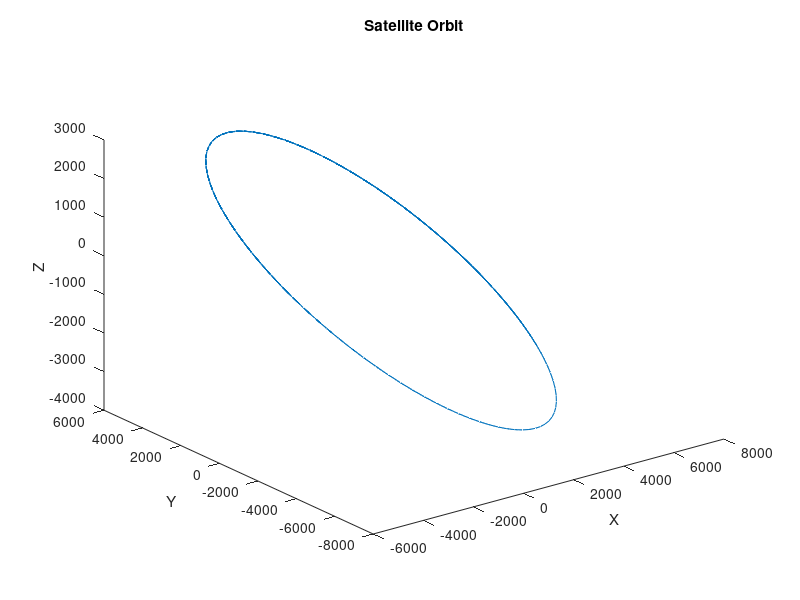
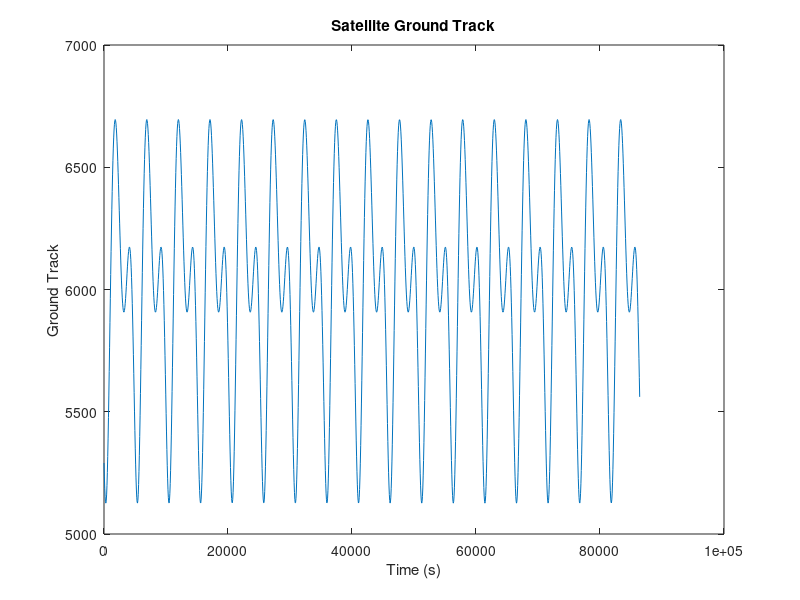

Recreate these plots in MATLAB, in order. (Note: this script raises an error after producing the figures.)
function wx1()
    % 주어진 궤도 정보
    semi_major_axis = 6400;                         % 반지름
    eccentricity = 0.0829;                          % 이심률
    inclination = deg2rad(30);                      % 경사각
    argument_of_perigee = deg2rad(60);              % 근지점의 위상
    right_ascension = deg2rad(45);                  % 승교점의 적경
    mean_anomaly = deg2rad(0);                      % 평균 근점 이각
    t_start = 0;                                    % 시작 시각
    t_end = 24 * 3600;                              % 종료 시각

    % 중력 상수
    mu = 398600.436;

    % 시간 단계
    dt = 60;

    % 시간 배열 생성
    t_array = t_start:dt:t_end;

    % 위치 배열 초기화
    position_array = zeros(3, numel(t_array));

    % 시간에 따른 위성 위치 계산
    for i = 1:numel(t_array)
        t = t_array(i);
        [position, ~] = keplerian_to_cartesian(semi_major_axis, eccentricity, inclination, argument_of_perigee, right_ascension, mean_anomaly, t);
        position_array(:, i) = position;
    end

    % 위성 궤도 그리기
    figure;
    plot3(position_array(1, :), position_array(2, :), position_array(3, :));
    xlabel('X');
    ylabel('Y');
    zlabel('Z');
    title('Satellite Orbit');

    % 지상 궤적 그리기
    figure;
    ground_track = sqrt(position_array(1, :).^2 + position_array(2, :).^2);
    plot(t_array, ground_track);
    xlabel('Time (s)');
    ylabel('Ground Track');
    title('Satellite Ground Track');
    %%position_array = zeros(3, numel(t_array));
    % skyplot 그리기
    figure;
    azi = atan2(position_array(2, :), position_array(1, :));
    ele = asin(position_array(3, :) ./ sqrt(sum(position_array.^2)));
    polarplot(azi, 90 - rad2deg(ele), '.');
    title('Satellite Skyplot');

    % sky view 그리기
        figure;
        sky_view = zeros(181, 361);
        for i = 1:numel(azi)
            az = rad2deg(azi(i));
            el = rad2deg(ele(i));
            az_idx = round(az) + 181; % 인덱스 수정
            el_idx = round(el) + 91; % 인덱스 수정
            sky_view(el_idx, az_idx) = 1;
        end
        [X, Y] = meshgrid(-180:180, -90:90);
        pcolor(X, Y, sky_view);
        shading flat;
        colormap(gray);
        colorbar;
        caxis([0 1]);
        xlabel('Azimuth (degrees)');
        ylabel('Elevation (degrees)');
        title('Sky View');

    % Calculate true anomaly
    E = 2 * atan(sqrt((1 - eccentricity) / (1 + eccentricity)) * tan(mean_anomaly / 2));

    % satellite scenario viewer 호출
    satellite_scenario_viewer(position_array, t_array, inclination, eccentricity, argument_of_perigee);
end

function [position, velocity] = keplerian_to_cartesian(semi_major_axis, eccentricity, inclination, argument_of_perigee, right_ascension, mean_anomaly, t)
    % 중력 상수
    mu = 398600.436;

    % 평균 운동 계산
    n = sqrt(mu / semi_major_axis^3);

    % 평균 운동 anomaly 계산
    M = mean_anomaly + n * t;

    % 반복적인 평균 운동 anomaly 계산
    while M < 0
        M = M + 2 * pi;
    end

    % 이심 운동 anomaly 계산
    E = kepler_equation(M, eccentricity);

    % 진근점 거리 계산
    r = semi_major_axis * (1 - eccentricity * cos(E));

    % 위경도 계산
    nu = atan2(sqrt(1 - eccentricity^2) * sin(E), cos(E) - eccentricity);

    % 위성 위치 계산
    position = [
        r * (cos(right_ascension) * cos(argument_of_perigee + nu) - sin(right_ascension) * sin(argument_of_perigee + nu) * cos(inclination));
        r * (sin(right_ascension) * cos(argument_of_perigee + nu) + cos(right_ascension) * sin(argument_of_perigee + nu) * cos(inclination));
        r * sin(argument_of_perigee + nu) * sin(inclination)
    ];

    % 위성 속도 계산
    velocity = [
        -mu * sin(argument_of_perigee + nu) / r;
        mu * (eccentricity + cos(argument_of_perigee + nu)) / r;
        0
    ];
end

function E = kepler_equation(M, eccentricity)
    E = M;                                       % 초기값 설정
    threshold = 1e-8;                            % 수렴 조건 임계값
    error = 1;                                   % 오차 초기값 설정

    % 반복적으로 이심 운동 방정식 해 구하기
    while error > threshold
        E_new = E - (E - eccentricity * sin(E) - M) / (1 - eccentricity ...
            * cos(E));
        error = abs(E_new - E);
        E = E_new;
    end
end

function satellite_scenario_viewer(position_array, t_array, inclination, eccentricity, argument_of_perigee)
    % position_array: 3-by-n matrix of satellite positions in ECI coordinates
    % t_array: array of time values corresponding to the satellite positions
    % inclination: inclination angle in radians
    % eccentricity: eccentricity value
    % argument_of_perigee: argument of perigee in radians

    % Calculate semimajor axis and period
    mu = 398600.436;
    a = nthroot(mu * t_array(end)^2 / (4 * pi^2), 2);
    T = 2 * pi * sqrt(a^3 / mu);
     
    % Calculate mean anomaly
    n = sqrt(mu / a^3);
    M = n * t_array;

    % Calculate eccentric anomaly
    E = kepler_equation(M, eccentricity);

    % Calculate true anomaly
    nu = 2 * atan(sqrt((1 + eccentricity) / (1 - eccentricity)) * tan(E / 2));

    % Calculate argument of latitude
    u = nu + argument_of_perigee;

    % Calculate longitude of ascending node
    Omega = 0;

    % Calculate satellite positions in ECI coordinates
    X = a * (cos(u) * cos(Omega) - sin(u) * sin(Omega) * cos(inclination));
    Y = a * (cos(u) * sin(Omega) + sin(u) * cos(Omega) * cos(inclination));
    Z = a * (sin(u) * sin(inclination));

    % Plot satellite positions
    figure;
    plot3(X, Y, Z);
    xlabel('X');
    ylabel('Y');
    zlabel('Z');
    title('Satellite Scenario Viewer');
end
    